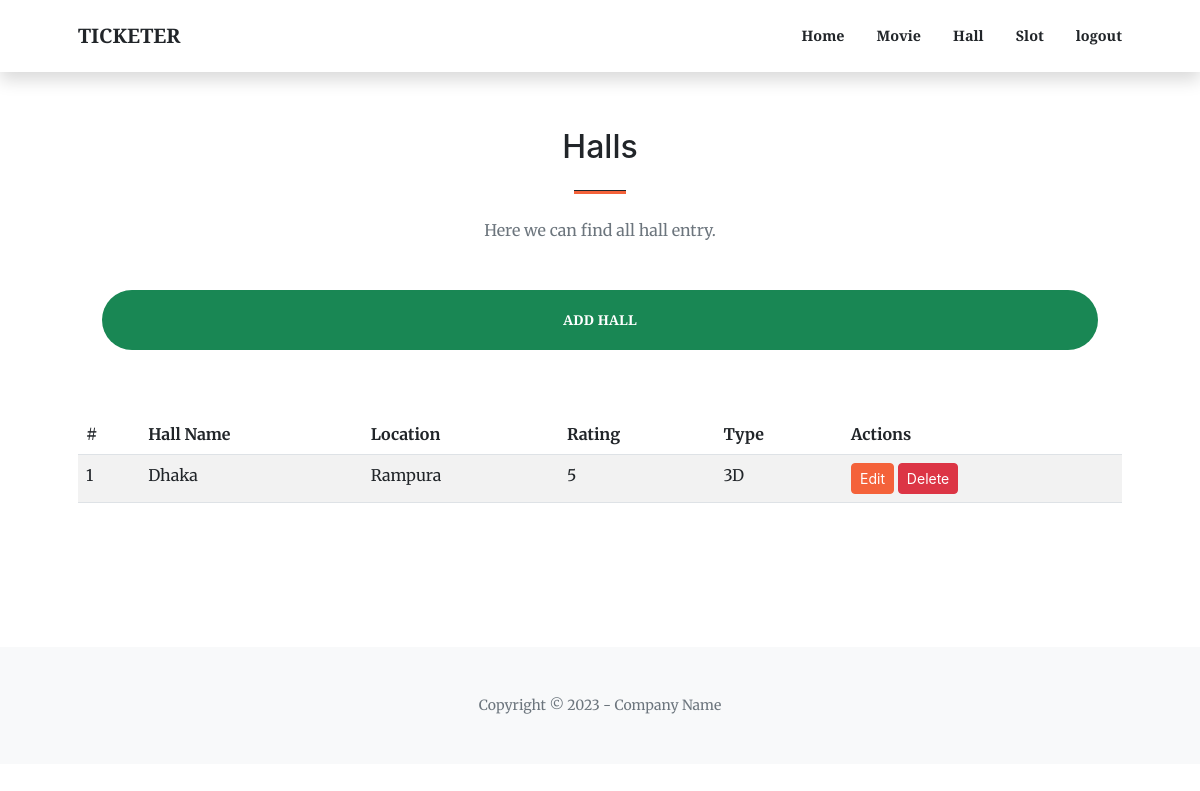
The page /admin/hall.php (signed in) on the database its author committed.
### tables this page shows
CREATE TABLE `halltable` (
  `hallId` int(11) NOT NULL,
  `hallname` varchar(100) NOT NULL,
  `location` varchar(1000) NOT NULL,
  `rating` int(11) NOT NULL,
  `type` varchar(100) NOT NULL
);

### admin/hall.php (the view, shortened to what this page needs)
<?php
include './includes/header.php';
?>
<?php
include './includes/dbcon.php';
$sql = "SELECT hallId, hallname, location, rating, type FROM halltable";
$result = $conn->query($sql);
?>
<section class="page-section">
    <div class="container px-4 px-lg-5">
        <div class="row gx-4 gx-lg-5 justify-content-center">
            <div class="col-lg-8 col-xl-6 text-center">
                <h2 class="mt-0">Halls</h2>
                <hr class="divider" />
                <p class="text-muted mb-5">Here we can find all hall entry.</p>
            </div>
            <div class="container px-4 px-lg-5">
                <div class="d-grid">
                    <button class="btn btn-success btn-xl mb-3" id="AddHallBtn">Add Hall</button>
                </div>
            </div>
        </div>
        <div class="table-container">
            <table class="table table-striped">
                <thead>
                    <tr>
                        <th>#</th>
                        <th>Hall Name</th>
                        <th>Location</th>
                        <th>Rating</th>
                        <th>Type</th>
                        <th>Actions</th>
                    </tr>
                </thead>
                <tbody>
                    <?php
                    if ($result->num_rows > 0) {
                        $count = 1;
                        while ($row = $result->fetch_assoc()) {
                            echo "<tr>";
                            echo "<td>" . $count . "</td>";
                            echo "<td>" . $row["hallname"] . "</td>";
                            echo "<td>" . $row["location"] . "</td>";
                            echo "<td>" . $row["rating"] . "</td>";
                            echo "<td>" . $row["type"] . "</td>";
                            echo "<td>
                            <button class='btn btn-primary btn-sm editHallBtn'hallid='" . $row["hallId"] . "'hallname='" . $row["hallname"] . "'location='" . $row["location"] . "'rating='" . $row["rating"] . "'type='" . $row["type"] . "'>Edit</button>
                            <button class='btn btn-danger btn-sm deleteHallBtn'hallid='" . $row["hallId"] . "'>Delete</button>
                            </td>";
                            echo "</tr>";
                            $count++;
                        }
                    } else {
                        echo "<tr><td colspan='5'>No records found</td></tr>";
                    }
                    ?>
                </tbody>
            </table>
        </div>
    </div>
</section>
<?php include 'includes/footer.php'; ?>

### rows shown on the page
halltable: hallname "Dhaka", location "Rampura", rating "5", type "3D"
